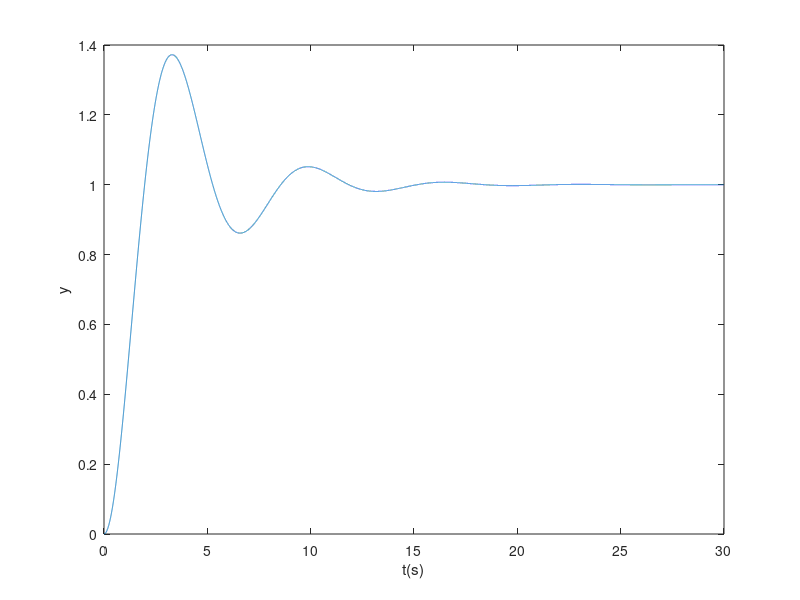

MATLAB code for this plot: (Note: this script raises an error after producing the figure.)
% uncomment the next line if you are using Octave
pkg load control;

s = tf('s');
sys = 1/(s^2+0.6*s+1);

t = 0:0.001:30;
[ y, t] = step(sys, t);
figure(1);
plot(t, y);
xlabel('t(s)'); ylabel('y');
stepinfo(y, t) % not available in Octave

[y, t] = impulse(sys, t);
figure(2);
plot(t, y);
xlabel('t(s)'); ylabel('y');

[y, t] = lsim(sys, sin(t), t);
figure(3);
plot(t, y);
xlabel('t(s)'); ylabel('y');

den = [1, 0.6, 1];
roots(den)

G = 1/(s^2+0.6*s+1);
pole(G)
figure(4);
pzmap(G);
axis([-0.4, 0, -1, 1]);
